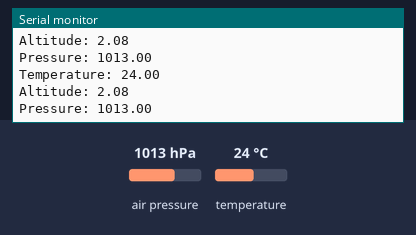
Simulated run of this sketch. Board: ESP32. Parts: the last lines printed to the serial monitor. The inputs (shaded band) are chosen by the test bench; at power-on: air pressure 1013 hPa, temperature 24 °C.

Above: at 1.2 s.
1.3 s: air pressure set to 952 hPa
At 2.6 s:
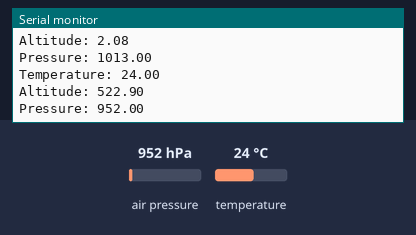
2.8 s: temperature set to 12 °C
At 3.8 s:
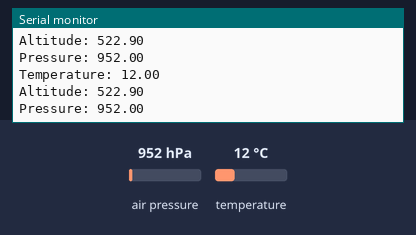
4.3 s: air pressure set to 975 hPa
At 5.7 s:
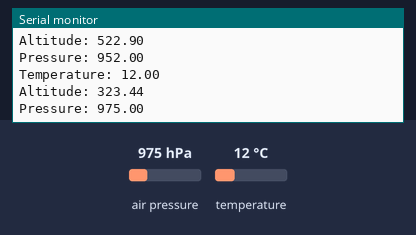
Timing chart, 0 to 7.3 s (numbered marks = the images above; inputs shaded):
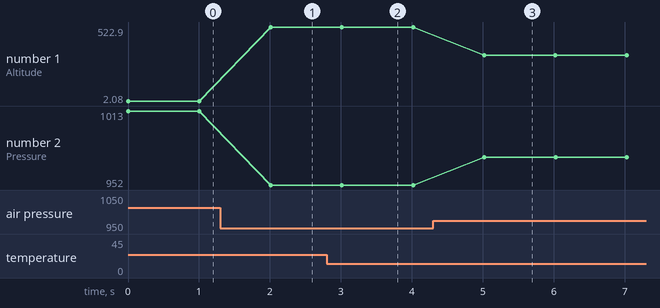

Measured:
- after the input at 1.3 s, the serial monitor: prints a new line after 0.71 s (image 1)
- after the input at 2.8 s, the serial monitor: prints a new line after 0.21 s (image 2)
- after the input at 4.3 s, the serial monitor: prints a new line after 0.72 s (image 3)
- plotted number 1: 2.08 → 522.9 after the input at 1.3 s, 522.9 → 323.44 after the input at 4.3 s
- plotted number 2: 1013 → 952 after the input at 1.3 s, 952 → 975 after the input at 4.3 s

The sketch:

wifi_data_tx.ino
```cpp
// (licence header left out)
// Import required libraries
#include "WiFi.h"
#include "ESPAsyncWebServer.h"

#include <Wire.h>
#include <Adafruit_Sensor.h>
#include <Adafruit_BME280.h>
#include <Adafruit_BMP280.h>

// Set your access point network credentials
const char* ssid = "ESP32-Access-Point";
const char* password = "123456789";

/*#include <SPI.h>
#define BME_SCK 18
#define BME_MISO 19
#define BME_MOSI 23
#define BME_CS 5*/

Adafruit_BME280 bme; // I2C
Adafruit_BMP280 bmp; // I2C
//Adafruit_BME280 bme(BME_CS); // hardware SPI
//Adafruit_BME280 bme(BME_CS, BME_MOSI, BME_MISO, BME_SCK); // software SPI

// Create AsyncWebServer object on port 80
AsyncWebServer server(80);

String readTemp() {
  return String(bmp.readTemperature());
  //return String(1.8 * bme.readTemperature() + 32);
}

String readAlti() {
  return String(bmp.readAltitude());
}

String readPres() {
  return String(bmp.readPressure() / 100.0F);
}

void setup(){
  // Serial port for debugging purposes
  Serial.begin(115200);
  Serial.println();

  // Setting the ESP as an access point
  Serial.print("Setting AP (Access Point)…");
  // Remove the password parameter, if you want the AP (Access Point) to be open
  WiFi.softAP(ssid, password);

  IPAddress IP = WiFi.softAPIP();
  Serial.print("AP IP address: ");
  Serial.println(IP);

  server.on("/temperature", HTTP_GET, [](AsyncWebServerRequest *request){
    request->send_P(200, "text/plain", readTemp().c_str());
  });
  server.on("/altitude", HTTP_GET, [](AsyncWebServerRequest *request){
    request->send_P(200, "text/plain", readAlti().c_str());
  });
  server.on("/pressure", HTTP_GET, [](AsyncWebServerRequest *request){
    request->send_P(200, "text/plain", readPres().c_str());
  });

  bool status;

  // default settings
  // (you can also pass in a Wire library object like &Wire2)
  status = bmp.begin(0x76);
  if (!status) {
    Serial.println("Could not find a valid BMP280 sensor, check wiring!");
    while (1);
  }

  // Start server
  server.begin();
}

void loop(){
   Serial.print("Temperature: ");
   Serial.println(readTemp());
   Serial.print("Altitude: ");
   Serial.println(readAlti());
   Serial.print("Pressure: ");
   Serial.println(readPres());
   delay(1000);
}
```
